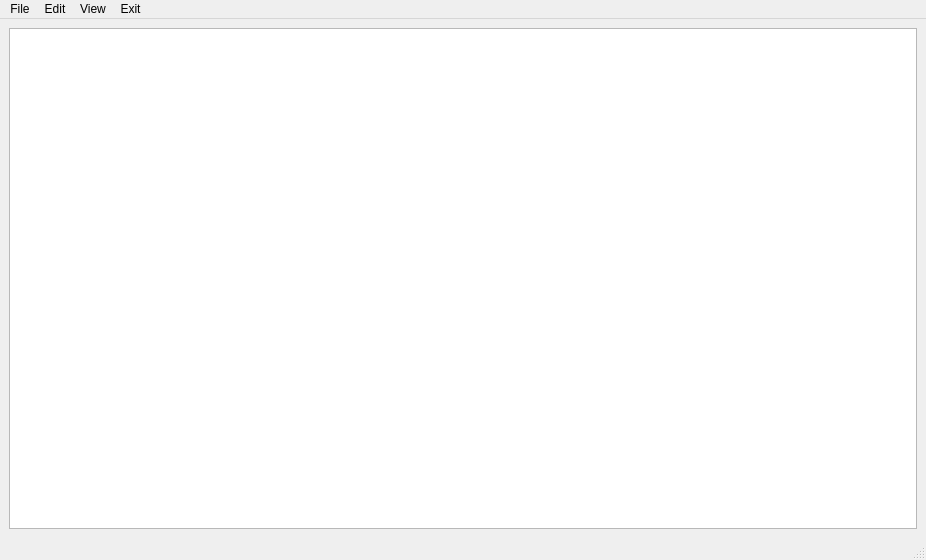
<?xml version="1.0" encoding="UTF-8"?>
<ui version="4.0">
 <class>Notepad</class>
 <widget class="QMainWindow" name="Notepad">
  <property name="geometry">
   <rect>
    <x>0</x>
    <y>0</y>
    <width>926</width>
    <height>560</height>
   </rect>
  </property>
  <property name="windowTitle">
   <string>Notepad</string>
  </property>
  <widget class="QWidget" name="centralwidget">
   <layout class="QVBoxLayout" name="verticalLayout_3">
    <item>
     <widget class="QTextEdit" name="textEdit">
      <property name="enabled">
       <bool>true</bool>
      </property>
      <property name="font">
       <font>
        <pointsize>10</pointsize>
       </font>
      </property>
     </widget>
    </item>
   </layout>
  </widget>
  <widget class="QMenuBar" name="menubar">
   <property name="geometry">
    <rect>
     <x>0</x>
     <y>0</y>
     <width>926</width>
     <height>22</height>
    </rect>
   </property>
   <widget class="QMenu" name="menuFile">
    <property name="title">
     <string>File</string>
    </property>
    <addaction name="actionNew"/>
    <addaction name="actionOpen"/>
    <addaction name="separator"/>
    <addaction name="actionSave"/>
    <addaction name="actionSave_as"/>
    <addaction name="separator"/>
    <addaction name="separator"/>
    <addaction name="actionPrint_file"/>
   </widget>
   <widget class="QMenu" name="menuQuit">
    <property name="title">
     <string>Exit</string>
    </property>
    <addaction name="actionSave_and_Quit"/>
    <addaction name="actionDiscard_changes"/>
   </widget>
   <widget class="QMenu" name="menuFont">
    <property name="title">
     <string>View</string>
    </property>
    <widget class="QMenu" name="menuZoom">
     <property name="title">
      <string>Zoom</string>
     </property>
     <addaction name="actionZoom_In"/>
     <addaction name="actionZoom_Out"/>
     <addaction name="actionReset_Zoom"/>
    </widget>
    <addaction name="actionSelect_Font"/>
    <addaction name="menuZoom"/>
    <addaction name="actionStatus_Bar"/>
   </widget>
   <widget class="QMenu" name="menuEdit">
    <property name="title">
     <string>Edit</string>
    </property>
    <addaction name="actionFindReplace"/>
   </widget>
   <addaction name="menuFile"/>
   <addaction name="menuEdit"/>
   <addaction name="menuFont"/>
   <addaction name="menuQuit"/>
  </widget>
  <widget class="QStatusBar" name="statusbar">
   <property name="statusTip">
    <string/>
   </property>
  </widget>
  <action name="actionOpen">
   <property name="text">
    <string>Open</string>
   </property>
   <property name="toolTip">
    <string>Open</string>
   </property>
   <property name="shortcut">
    <string>Ctrl+O</string>
   </property>
  </action>
  <action name="actionSave">
   <property name="text">
    <string>Save</string>
   </property>
   <property name="toolTip">
    <string>Save </string>
   </property>
   <property name="shortcut">
    <string>Ctrl+S</string>
   </property>
  </action>
  <action name="actionSave_as">
   <property name="text">
    <string>Save as </string>
   </property>
   <property name="toolTip">
    <string>Save as</string>
   </property>
   <property name="shortcut">
    <string>Ctrl+Shift+S</string>
   </property>
  </action>
  <action name="actionSave_and_Quit">
   <property name="text">
    <string>Save and Quit</string>
   </property>
  </action>
  <action name="actionDiscard_changes">
   <property name="text">
    <string>Discard changes</string>
   </property>
  </action>
  <action name="actionNew">
   <property name="text">
    <string>New </string>
   </property>
   <property name="toolTip">
    <string>New </string>
   </property>
   <property name="shortcut">
    <string>Ctrl+N</string>
   </property>
  </action>
  <action name="actionSelect_Font">
   <property name="text">
    <string>Select Font</string>
   </property>
  </action>
  <action name="actionPrint_file">
   <property name="text">
    <string>Print file</string>
   </property>
   <property name="toolTip">
    <string>Print file</string>
   </property>
   <property name="shortcut">
    <string>Ctrl+P</string>
   </property>
  </action>
  <action name="actionZoom_In">
   <property name="text">
    <string>Zoom In </string>
   </property>
   <property name="shortcut">
    <string>Ctrl+Shift+=</string>
   </property>
  </action>
  <action name="actionZoom_Out">
   <property name="text">
    <string>Zoom Out </string>
   </property>
   <property name="shortcut">
    <string>Ctrl+-</string>
   </property>
  </action>
  <action name="actionReset_Zoom">
   <property name="text">
    <string>Reset Zoom </string>
   </property>
   <property name="toolTip">
    <string>Reset Zoom</string>
   </property>
   <property name="shortcut">
    <string>Ctrl+0</string>
   </property>
  </action>
  <action name="actionStatus_Bar">
   <property name="checkable">
    <bool>true</bool>
   </property>
   <property name="checked">
    <bool>true</bool>
   </property>
   <property name="text">
    <string>Status Bar</string>
   </property>
  </action>
  <action name="actionFindReplace">
   <property name="text">
    <string>Find And Replace</string>
   </property>
   <property name="shortcut">
    <string>Ctrl+F</string>
   </property>
  </action>
 </widget>
 <resources/>
 <connections/>
</ui>
